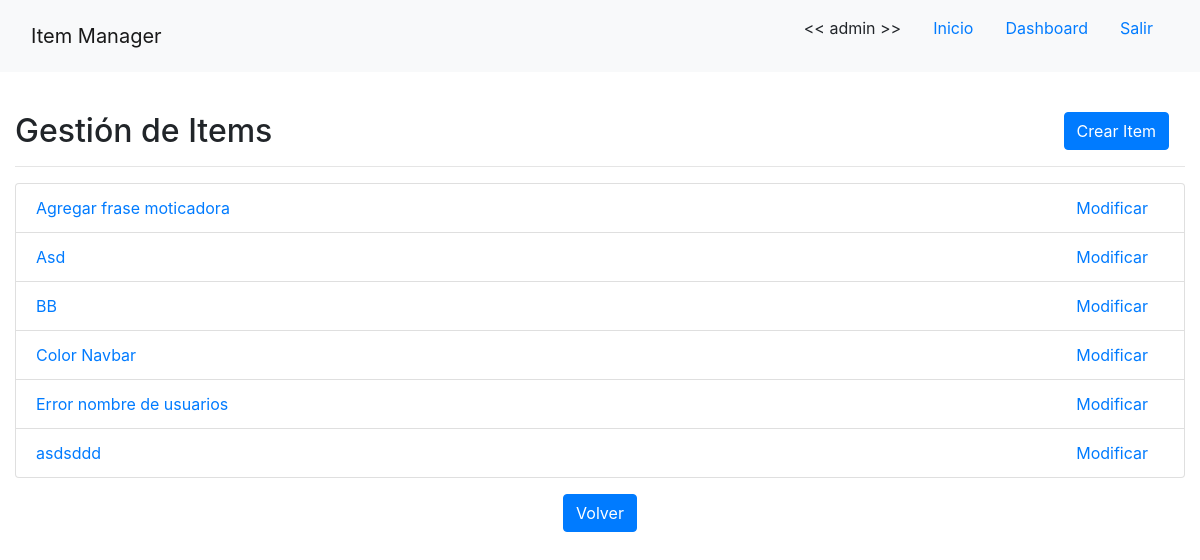
The app's page /item/ (signed in), older data.
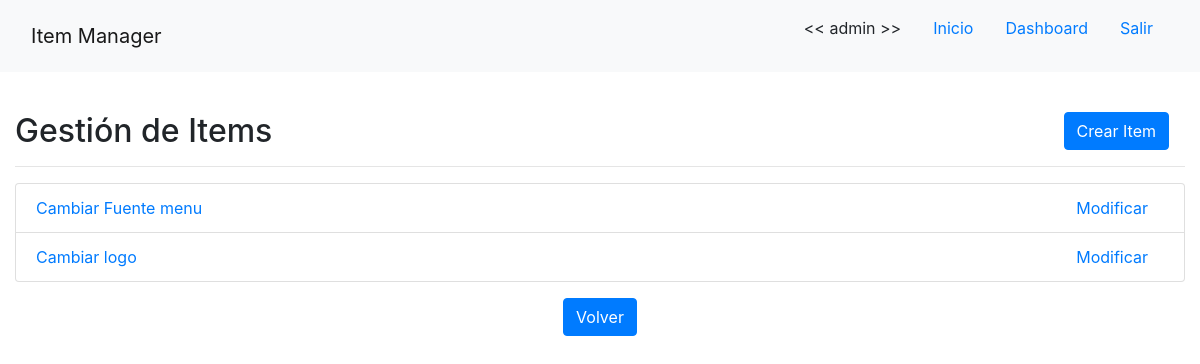
The same page, newer data.
### app/models/item.py (models this page shows, shortened)
class Item(models.Model):
    proyecto = models.ForeignKey(Proyecto, verbose_name='proyecto', on_delete=models.PROTECT)
    nombre = models.CharField(verbose_name='nombre', max_length=255, unique=True)
    detalle = models.CharField(verbose_name='detalle', max_length=255)
    creacion = models.DateTimeField(verbose_name='fecha de creacion', auto_now_add=True, max_length=255)
    tipo = models.ForeignKey(TipoItem, verbose_name='tipo', on_delete=models.PROTECT)
    estado = models.ForeignKey(EstadoItem, verbose_name='estado', default=1, on_delete=models.PROTECT)
    responsable = models.ForeignKey(User, verbose_name='responsable', related_name="controla", on_delete=models.PROTECT)
    desarrolladores = models.ManyToManyField(User, verbose_name='desarrolladores', related_name="trabaja")

### app/views/item.py (the view)
# urls.py: path('item/', ItemListView.as_view(), name='item-list'),
class ItemListView(LoginRequiredMixin, ListView):
    template_name = 'app/item_list.html'
    model = Item
    queryset = Item.objects.order_by('nombre')

### app/templates/app/item_list.html (shortened to what this page needs)
{% extends 'base.html' %}
{% load crispy_forms_tags %}
{% block content %}
    {% if user.is_staff %}
    <br>
    <h2>Gestión de Items
    <div class="float-right"><a class="btn btn-primary mx-3 float-right" href="{% url 'item-create' %}">Crear Item</a></div>
    </h2>
    <hr>
    <ul class="list-group">
        {% for item in object_list %}
            <li class="list-group-item">
                <a href="{% url 'item-detail' item.id %}">
                    <div class="float-left">{{ item.nombre }}</div>
                </a>
                <div>
                    <a class="mx-3 float-right" href="{% url 'item-update' item.id %}">Modificar</a>
                </div>
            </li>
        {% endfor %}
    </ul>
    <div class="text-center mt-3">
        <a class="btn btn-primary" href="{% url 'dashboard' %}">Volver</a>
    </div>
    {% else %}
        <br>
        <h2>No tiene los permisos necesarios para ver esta página!</h2>
        <a class="btn btn-primary" href="{% url 'home' %}">Volver al Inicio</a>
    {% endif %}
{% endblock %}

### templates/base.html (shortened to what this page needs)
{% load static %}
<!DOCTYPE html>
<html lang="es">
<head>
    <link rel="stylesheet" href="https://stackpath.bootstrapcdn.com/bootstrap/4.5.0/css/bootstrap.min.css">
</head>
<body>
    <nav class="navbar sticky-top navbar-light bg-light align-items-center">
        <div class="col-12 col-md-6 text-center text-md-left">
            <a class="navbar-brand" href="{% url 'home' %}">Item Manager</a>
        </div>
        <div class="col-12 col-md-6 d-flex justify-content-center justify-content-md-end">
            {% if user.is_authenticated %}
                <p class="nav-link d-none d-md-block"><< {{ user.username }} >></p>
                <a class="nav-link d-none d-md-block" href="{% url 'home' %}">Inicio</a>
                {% if user.is_staff %}
                    <a class="nav-link d-none d-md-block" href="{% url 'dashboard' %}">Dashboard</a>
                {% else %}
                    <a class="nav-link d-none d-md-block" href="{% url 'mis-proyectos-list' %}">Mis Proyectos</a>
                    <a class="nav-link d-none d-md-block" href="{% url 'mis-items-list' %}">Mis Items</a>
                {% endif %}
                <a class="nav-link d-none d-md-block" href="{% url 'logout' %}">Salir</a>
            {% endif %}
        </div>
    </nav>
    <div class="container-fluid justify-content-center mt-3">
        {% block content %}{% endblock %}
    </div>
</body>
</html>

Row changes from the older to the newer data that the page shows:
removed Item: nombre "Agregar frase moticadora"
removed Item: nombre "Asd"
removed Item: nombre "BB"
removed Item: nombre "Color Navbar"
removed Item: nombre "Error nombre de usuarios"
removed Item: nombre "asdsddd"
added Item: nombre "Cambiar Fuente menu"
added Item: nombre "Cambiar logo"
